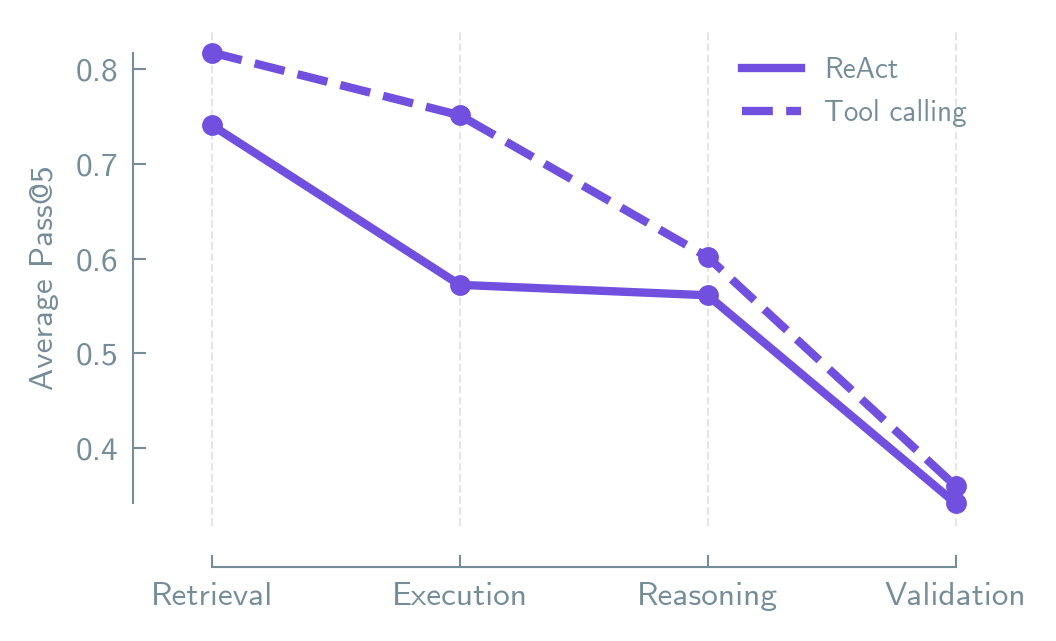

Reproduce this figure in Python.
"""Task category line plot: two lines (ReAct solid, Tool calling dashed).

Models are averaged so we get one value per agent per category.
Grey vertical lines mark each category. Purple lines. 1-col width and height.

Usage:
    python 2c_task_category_line.py
"""

import json
import re
import sys
from collections import defaultdict
from pathlib import Path

import lama_aesthetics
import matplotlib.pyplot as plt
import numpy as np
from lama_aesthetics import TWO_COL_WIDTH
from lama_aesthetics.plotutils import range_frame
from loguru import logger
from matplotlib.lines import Line2D

REPO_ROOT = Path(__file__).resolve().parent.parent.parent
sys.path.insert(0, str(REPO_ROOT / "analysis"))
sys.path.insert(0, str(REPO_ROOT / "plots"))

from plot_config import AGENT_NAMES, FONT_SIZES  # noqa: E402
from plot_utils import load_reports_data  # noqa: E402

lama_aesthetics.get_style("main")

LINE_COLOR = "#7150e0"


def load_category_tags():
    tags_path = REPO_ROOT / "analysis" / "subtask_category_tags.json"
    with tags_path.open() as f:
        return json.load(f)


def get_env_key_mapping():
    return {
        "spectra": "sptectra",
        "retro": "retrosynthesis",
        "afm": "afm",
        "catalyst": "catalyst",
        "md": "md",
        "ml": "ml",
        "resistor": "resistor",
        "wetlab": "wetlab",
    }


def classify_subtask(subtask, environment, category_tags):
    env_mapping = get_env_key_mapping()
    tag_env_key = env_mapping.get(environment, environment)
    env_tags = category_tags.get(tag_env_key, {})
    if not env_tags:
        return None

    if environment == "afm":
        if "subtask_level_" in subtask:
            base_name = subtask.split("_level_")[0]
            if base_name + "_level_1" in env_tags:
                return env_tags[base_name + "_level_1"]
        return env_tags.get(subtask)

    if environment == "catalyst":
        parts = subtask.split("_", 1)
        if len(parts) > 1 and parts[1] in env_tags:
            return env_tags[parts[1]]
        return None

    if environment == "md":
        for task_type in ["melting", "quenching", "surface_energy", "surface"]:
            if task_type in subtask:
                task_tags = env_tags.get(task_type, {})
                if "subtask_" in subtask:
                    subtask_name = subtask.split("subtask_")[-1]
                    if subtask_name == "diffusion_coefficient":
                        subtask_name = "diffusivity"
                    elif subtask_name == "tg_calculation":
                        subtask_name = "tg_detection"
                    elif subtask_name == "equilibration":
                        subtask_name = "structure_retrieval"
                    if subtask_name in task_tags:
                        return task_tags[subtask_name]
        return None

    if environment == "ml":
        parts = subtask.split("_", 1)
        if len(parts) > 1 and parts[0].isdigit():
            task_name = parts[1]
            if (
                task_name.startswith("batch_retrieve_")
                and "batch_retrieve_*" in env_tags
            ):
                return env_tags["batch_retrieve_*"]
            if task_name in env_tags:
                return env_tags[task_name]
        return None

    if environment == "resistor":
        parts = subtask.split("_", 2)
        if len(parts) >= 3 and parts[0] == "task" and parts[1].isdigit():
            pattern = "_".join(parts[2:])
            if pattern in env_tags:
                return env_tags[pattern]
        return None

    if environment == "retro":
        if "-" in subtask:
            pattern = subtask.split("-", 1)[1]
            if pattern in env_tags:
                return env_tags[pattern]
        return None

    if environment == "spectra":
        if "_subtask_" in subtask:
            subtask_num = "subtask_" + subtask.split("_subtask_")[-1]
            if subtask_num in env_tags:
                return env_tags[subtask_num]
        return None

    if environment == "wetlab":
        m = re.match(r"qualysis_lvl(\d+)_\d+_(sub\d+)", subtask)
        if m:
            level_key = f"level_{m.group(1)}"
            sub_key = f"qualysis_lvl{m.group(1)}_*_{m.group(2)}"
            level_tags = env_tags.get(level_key, {})
            if sub_key in level_tags:
                return level_tags[sub_key]
        return None

    return None


def main():
    logger.info("Loading data...")
    reports_df = load_reports_data()
    category_tags = load_category_tags()

    df_sub = reports_df[reports_df["category"] == "subtask"].copy()
    logger.info(f"Filtered to {len(df_sub)} rows (subtask, all verbosities)")

    category_order = ["retrieval", "execution", "reasoning", "validation"]

    # Collect scores by (agent_type, category) — average across models
    scores_by_agent_cat = defaultdict(lambda: defaultdict(list))

    for _, row in df_sub.iterrows():
        agent_type = row["agent_type"]
        environment = row["environment"]
        task_results = row["Task Results"]
        if not isinstance(task_results, dict):
            continue
        for subtask, result in task_results.items():
            if not isinstance(result, dict):
                continue
            pass_at_5 = result.get("Task Pass@5", None)
            if pass_at_5 is None:
                continue
            category = classify_subtask(subtask, environment, category_tags)
            if category is None:
                continue
            if category in ("code_execution", "experiment_execution"):
                category = "execution"
            scores_by_agent_cat[agent_type][category].append(pass_at_5)

    # Compute means per agent per category
    agent_avgs = {}
    for agent_type, cat_scores in scores_by_agent_cat.items():
        agent_avgs[agent_type] = {
            cat: np.mean(scores) for cat, scores in cat_scores.items()
        }

    for agent_type, avgs in agent_avgs.items():
        for cat in category_order:
            logger.info(
                f"  {AGENT_NAMES.get(agent_type, agent_type)} - {cat}: "
                f"{avgs.get(cat, 0):.3f}"
            )

    # Plot
    GOLDEN_RATIO = 1.618
    fig_w = TWO_COL_WIDTH / 2
    fig_h = fig_w / GOLDEN_RATIO
    fig, ax = plt.subplots(figsize=(fig_w, fig_h))
    x_values = np.arange(len(category_order))

    # Grey vertical lines at each category
    for x in x_values:
        ax.axvline(
            x=x, color="gray", linewidth=0.5, alpha=0.2, linestyle="--", zorder=1
        )

    agent_linestyle = {"react": "-", "tool_calling": "--"}

    for agent_type, avgs in sorted(agent_avgs.items()):
        y_values = [avgs.get(cat, 0) for cat in category_order]
        linestyle = agent_linestyle.get(agent_type, "-")
        ax.plot(
            x_values,
            y_values,
            color=LINE_COLOR,
            linestyle=linestyle,
            linewidth=2,
            marker="o",
            markersize=4,
            zorder=3,
        )

    ax.set_ylabel("Average Pass@5", fontsize=FONT_SIZES["axis_label"])
    ax.tick_params(axis="both", labelsize=FONT_SIZES["tick_label"])

    category_labels = [cat.replace("_", " ").title() for cat in category_order]
    ax.set_xticks(x_values)
    ax.set_xticklabels(category_labels, fontsize=FONT_SIZES["tick_label"])

    all_vals = [
        v for avgs in agent_avgs.values() for v in avgs.values() if not np.isnan(v)
    ]
    range_frame(
        ax,
        np.array([0, len(category_order) - 1]),
        np.array([min(all_vals), max(all_vals)]),
        pad=0.05,
    )

    # Legend
    handles = [
        Line2D([0], [0], color=LINE_COLOR, linestyle="-", lw=2),
        Line2D([0], [0], color=LINE_COLOR, linestyle="--", lw=2),
    ]
    labels = [
        AGENT_NAMES.get("react", "ReAct"),
        AGENT_NAMES.get("tool_calling", "Tool calling"),
    ]
    ax.legend(handles, labels, fontsize=FONT_SIZES["legend"], loc="upper right")

    plt.tight_layout()

    output_dir = Path(__file__).parent
    for ext in ["pdf", "png"]:
        output_path = output_dir / f"2c_task_category_line.{ext}"
        plt.savefig(output_path, dpi=300, bbox_inches="tight")
        logger.info(f"Saved: {output_path}")

    plt.close()


if __name__ == "__main__":
    main()
